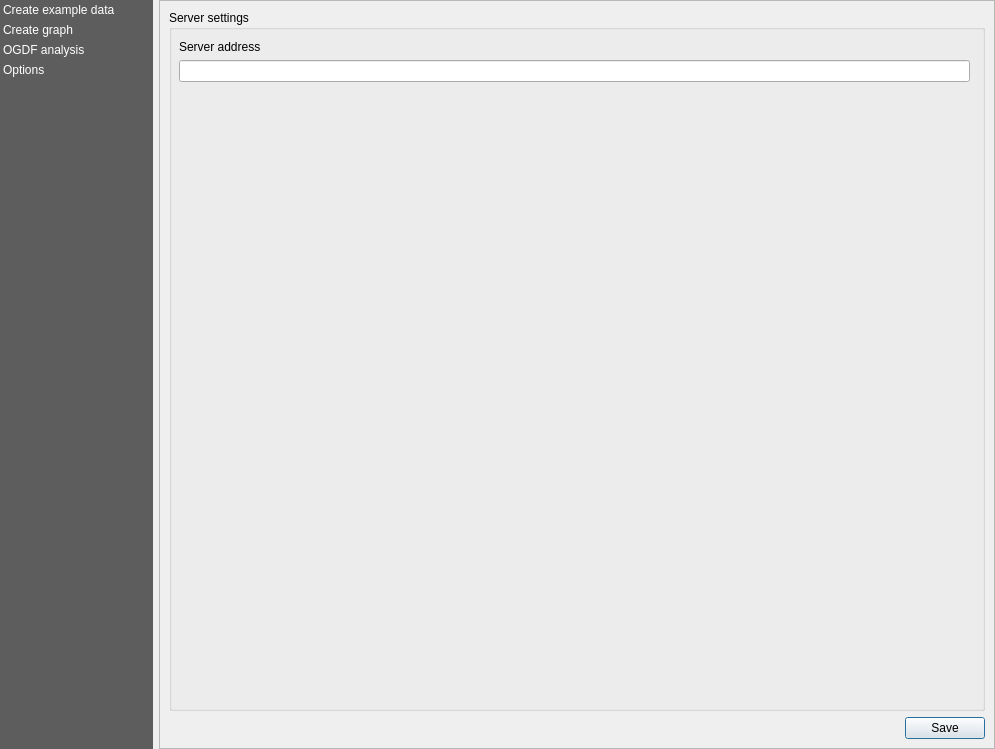
<?xml version="1.0" encoding="UTF-8"?>
<ui version="4.0">
 <class>ui_main_window</class>
 <widget class="QDialog" name="ui_main_window">
  <property name="windowModality">
   <enum>Qt::WindowModal</enum>
  </property>
  <property name="geometry">
   <rect>
    <x>0</x>
    <y>0</y>
    <width>995</width>
    <height>749</height>
   </rect>
  </property>
  <property name="windowTitle">
   <string notr="true">Proto Plugin</string>
  </property>
  <property name="accessibleName">
   <string/>
  </property>
  <layout class="QHBoxLayout" name="horizontalLayout_2">
   <property name="leftMargin">
    <number>0</number>
   </property>
   <property name="topMargin">
    <number>0</number>
   </property>
   <property name="rightMargin">
    <number>0</number>
   </property>
   <property name="bottomMargin">
    <number>0</number>
   </property>
   <item>
    <widget class="QListWidget" name="menu_widget">
     <property name="sizePolicy">
      <sizepolicy hsizetype="Minimum" vsizetype="Expanding">
       <horstretch>0</horstretch>
       <verstretch>0</verstretch>
      </sizepolicy>
     </property>
     <property name="minimumSize">
      <size>
       <width>100</width>
       <height>200</height>
      </size>
     </property>
     <property name="maximumSize">
      <size>
       <width>153</width>
       <height>16777215</height>
      </size>
     </property>
     <property name="styleSheet">
      <string notr="true">QListWidget{
	background-color: rgb(69, 69, 69, 220);
	outline: 0;
}
QListWidget::item {
	color: white;
	padding: 3px;
}
QListWidget::item::selected {
	color: black;
	background-color:palette(Window);
    padding-right: 0px;
}</string>
     </property>
     <property name="frameShape">
      <enum>QFrame::Box</enum>
     </property>
     <property name="lineWidth">
      <number>0</number>
     </property>
     <property name="iconSize">
      <size>
       <width>32</width>
       <height>32</height>
      </size>
     </property>
     <property name="uniformItemSizes">
      <bool>true</bool>
     </property>
     <property name="currentRow">
      <number>-1</number>
     </property>
     <item>
      <property name="text">
       <string>Create example data</string>
      </property>
     </item>
     <item>
      <property name="text">
       <string>Create graph</string>
      </property>
     </item>
     <item>
      <property name="text">
       <string>OGDF analysis</string>
      </property>
     </item>
     <item>
      <property name="text">
       <string>Options</string>
      </property>
     </item>
    </widget>
   </item>
   <item>
    <layout class="QVBoxLayout" name="content_widget">
     <item>
      <widget class="QScrollArea" name="main_scroll">
       <property name="widgetResizable">
        <bool>true</bool>
       </property>
       <widget class="QWidget" name="main_scroll_inside">
        <property name="geometry">
         <rect>
          <x>0</x>
          <y>0</y>
          <width>832</width>
          <height>745</height>
         </rect>
        </property>
        <property name="minimumSize">
         <size>
          <width>783</width>
          <height>0</height>
         </size>
        </property>
        <layout class="QVBoxLayout" name="verticalLayout_5">
         <property name="leftMargin">
          <number>0</number>
         </property>
         <property name="topMargin">
          <number>0</number>
         </property>
         <property name="rightMargin">
          <number>0</number>
         </property>
         <property name="bottomMargin">
          <number>0</number>
         </property>
         <item>
          <widget class="QStackedWidget" name="stacked_panels_widget">
           <property name="currentIndex">
            <number>3</number>
           </property>
           <widget class="QWidget" name="create_example_data">
            <property name="sizePolicy">
             <sizepolicy hsizetype="Preferred" vsizetype="Maximum">
              <horstretch>0</horstretch>
              <verstretch>0</verstretch>
             </sizepolicy>
            </property>
            <layout class="QVBoxLayout" name="verticalLayout_2">
             <item>
              <layout class="QFormLayout" name="formLayout">
               <item row="0" column="0">
                <widget class="QLabel" name="label">
                 <property name="text">
                  <string>Example data set</string>
                 </property>
                </widget>
               </item>
               <item row="0" column="1">
                <widget class="QComboBox" name="comboBox">
                 <item>
                  <property name="text">
                   <string>airports</string>
                  </property>
                 </item>
                 <item>
                  <property name="text">
                   <string>streets</string>
                  </property>
                 </item>
                </widget>
               </item>
               <item row="1" column="0">
                <widget class="QLabel" name="label_3">
                 <property name="text">
                  <string>Destination</string>
                 </property>
                </widget>
               </item>
               <item row="1" column="1">
                <widget class="QgsFileWidget" name="mQgsFileWidget">
                 <property name="useLink">
                  <bool>false</bool>
                 </property>
                 <property name="fullUrl">
                  <bool>false</bool>
                 </property>
                 <property name="dialogTitle">
                  <string/>
                 </property>
                 <property name="storageMode">
                  <enum>QgsFileWidget::SaveFile</enum>
                 </property>
                </widget>
               </item>
               <item row="2" column="0">
                <widget class="QLabel" name="label_2">
                 <property name="text">
                  <string/>
                 </property>
                </widget>
               </item>
              </layout>
             </item>
             <item>
              <layout class="QHBoxLayout" name="horizontalLayout">
               <item>
                <spacer name="horizontalSpacer_3">
                 <property name="orientation">
                  <enum>Qt::Horizontal</enum>
                 </property>
                 <property name="sizeHint" stdset="0">
                  <size>
                   <width>40</width>
                   <height>20</height>
                  </size>
                 </property>
                </spacer>
               </item>
               <item>
                <widget class="QPushButton" name="pushButton">
                 <property name="text">
                  <string>Create</string>
                 </property>
                 <property name="autoDefault">
                  <bool>true</bool>
                 </property>
                 <property name="default">
                  <bool>false</bool>
                 </property>
                 <property name="flat">
                  <bool>false</bool>
                 </property>
                </widget>
               </item>
              </layout>
             </item>
            </layout>
           </widget>
           <widget class="QWidget" name="create_graph">
            <layout class="QVBoxLayout" name="verticalLayout_7">
             <item>
              <layout class="QVBoxLayout" name="verticalLayout">
               <item>
                <widget class="QTabWidget" name="tabWidget">
                 <property name="currentIndex">
                  <number>0</number>
                 </property>
                 <widget class="QWidget" name="tab">
                  <attribute name="title">
                   <string>Parameters</string>
                  </attribute>
                  <widget class="QWidget" name="formLayoutWidget_2">
                   <property name="geometry">
                    <rect>
                     <x>9</x>
                     <y>9</y>
                     <width>791</width>
                     <height>161</height>
                    </rect>
                   </property>
                   <layout class="QFormLayout" name="formLayout_2">
                    <item row="0" column="1">
                     <widget class="QLabel" name="label_4">
                      <property name="text">
                       <string>Vector layer (only points or lines)</string>
                      </property>
                     </widget>
                    </item>
                    <item row="1" column="1">
                     <layout class="QHBoxLayout" name="horizontalLayout_5">
                      <item>
                       <widget class="QgsFeaturePickerWidget" name="mFeaturePickerWidget"/>
                      </item>
                      <item>
                       <widget class="QToolButton" name="toolButton">
                        <property name="text">
                         <string>...</string>
                        </property>
                       </widget>
                      </item>
                     </layout>
                    </item>
                    <item row="3" column="1">
                     <widget class="QLabel" name="label_6">
                      <property name="text">
                       <string>Destination</string>
                      </property>
                     </widget>
                    </item>
                    <item row="4" column="1">
                     <widget class="QgsFileWidget" name="mQgsFileWidget_2">
                      <property name="useLink">
                       <bool>false</bool>
                      </property>
                      <property name="fullUrl">
                       <bool>false</bool>
                      </property>
                      <property name="dialogTitle">
                       <string/>
                      </property>
                      <property name="storageMode">
                       <enum>QgsFileWidget::SaveFile</enum>
                      </property>
                     </widget>
                    </item>
                    <item row="2" column="1">
                     <widget class="QCheckBox" name="checkBox">
                      <property name="text">
                       <string>Random graph</string>
                      </property>
                     </widget>
                    </item>
                   </layout>
                  </widget>
                  <widget class="QgsCollapsibleGroupBox" name="mGroupBox">
                   <property name="geometry">
                    <rect>
                     <x>10</x>
                     <y>180</y>
                     <width>791</width>
                     <height>251</height>
                    </rect>
                   </property>
                   <property name="title">
                    <string>Advanced Parameters</string>
                   </property>
                   <property name="alignment">
                    <set>Qt::AlignLeading|Qt::AlignLeft|Qt::AlignVCenter</set>
                   </property>
                   <property name="flat">
                    <bool>false</bool>
                   </property>
                   <property name="checkable">
                    <bool>false</bool>
                   </property>
                   <property name="collapsed">
                    <bool>false</bool>
                   </property>
                   <property name="scrollOnExpand">
                    <bool>false</bool>
                   </property>
                   <property name="saveCollapsedState">
                    <bool>true</bool>
                   </property>
                   <property name="saveCheckedState">
                    <bool>false</bool>
                   </property>
                   <widget class="QWidget" name="formLayoutWidget_3">
                    <property name="geometry">
                     <rect>
                      <x>10</x>
                      <y>30</y>
                      <width>771</width>
                      <height>211</height>
                     </rect>
                    </property>
                    <layout class="QFormLayout" name="formLayout_3">
                     <item row="2" column="0">
                      <widget class="QLabel" name="label_7">
                       <property name="text">
                        <string>Cost field [optional]</string>
                       </property>
                      </widget>
                     </item>
                     <item row="3" column="0" colspan="2">
                      <widget class="QgsFieldComboBox" name="mFieldComboBox"/>
                     </item>
                     <item row="4" column="0">
                      <widget class="QLabel" name="label_5">
                       <property name="text">
                        <string>Rasterdata [optional]</string>
                       </property>
                      </widget>
                     </item>
                     <item row="5" column="0" colspan="2">
                      <layout class="QHBoxLayout" name="horizontalLayout_6">
                       <item>
                        <widget class="QgsFeaturePickerWidget" name="mFeaturePickerWidget_2"/>
                       </item>
                       <item>
                        <widget class="QToolButton" name="toolButton_2">
                         <property name="text">
                          <string>...</string>
                         </property>
                        </widget>
                       </item>
                      </layout>
                     </item>
                     <item row="6" column="0">
                      <widget class="QLabel" name="label_10">
                       <property name="text">
                        <string>Rasterdata type [optional]</string>
                       </property>
                      </widget>
                     </item>
                     <item row="7" column="0" colspan="2">
                      <widget class="QComboBox" name="comboBox_4">
                       <item>
                        <property name="text">
                         <string>elevation</string>
                        </property>
                       </item>
                       <item>
                        <property name="text">
                         <string>prohibited area</string>
                        </property>
                       </item>
                       <item>
                        <property name="text">
                         <string>cost</string>
                        </property>
                       </item>
                      </widget>
                     </item>
                     <item row="0" column="0">
                      <widget class="QLabel" name="label_12">
                       <property name="text">
                        <string>Distance</string>
                       </property>
                      </widget>
                     </item>
                     <item row="1" column="0" colspan="2">
                      <widget class="QComboBox" name="comboBox_6">
                       <item>
                        <property name="text">
                         <string>euclidian</string>
                        </property>
                       </item>
                       <item>
                        <property name="text">
                         <string>shortest path</string>
                        </property>
                       </item>
                      </widget>
                     </item>
                    </layout>
                   </widget>
                  </widget>
                 </widget>
                 <widget class="QWidget" name="tab_2">
                  <attribute name="title">
                   <string>Log</string>
                  </attribute>
                  <widget class="QWidget" name="verticalLayoutWidget_2">
                   <property name="geometry">
                    <rect>
                     <x>10</x>
                     <y>10</y>
                     <width>791</width>
                     <height>641</height>
                    </rect>
                   </property>
                   <layout class="QVBoxLayout" name="verticalLayout_3">
                    <item>
                     <widget class="QTextBrowser" name="textBrowser"/>
                    </item>
                   </layout>
                  </widget>
                 </widget>
                </widget>
               </item>
              </layout>
             </item>
             <item>
              <layout class="QHBoxLayout" name="horizontalLayout_3">
               <item>
                <spacer name="horizontalSpacer">
                 <property name="orientation">
                  <enum>Qt::Horizontal</enum>
                 </property>
                 <property name="sizeHint" stdset="0">
                  <size>
                   <width>40</width>
                   <height>20</height>
                  </size>
                 </property>
                </spacer>
               </item>
               <item>
                <widget class="QPushButton" name="pushButton_4">
                 <property name="text">
                  <string>Show</string>
                 </property>
                 <property name="checkable">
                  <bool>false</bool>
                 </property>
                 <property name="checked">
                  <bool>false</bool>
                 </property>
                 <property name="autoRepeat">
                  <bool>false</bool>
                 </property>
                 <property name="autoExclusive">
                  <bool>false</bool>
                 </property>
                 <property name="autoDefault">
                  <bool>true</bool>
                 </property>
                 <property name="default">
                  <bool>false</bool>
                 </property>
                 <property name="flat">
                  <bool>false</bool>
                 </property>
                </widget>
               </item>
               <item>
                <widget class="QPushButton" name="pushButton_3">
                 <property name="text">
                  <string>Create</string>
                 </property>
                 <property name="checkable">
                  <bool>false</bool>
                 </property>
                 <property name="default">
                  <bool>false</bool>
                 </property>
                </widget>
               </item>
              </layout>
             </item>
            </layout>
           </widget>
           <widget class="QWidget" name="ogdf_analysis">
            <layout class="QVBoxLayout" name="verticalLayout_9">
             <item>
              <layout class="QVBoxLayout" name="verticalLayout_8">
               <item>
                <widget class="QTabWidget" name="tabWidget_2">
                 <property name="currentIndex">
                  <number>0</number>
                 </property>
                 <widget class="QWidget" name="tab_5">
                  <attribute name="title">
                   <string>Parameters</string>
                  </attribute>
                  <widget class="QWidget" name="formLayoutWidget_7">
                   <property name="geometry">
                    <rect>
                     <x>9</x>
                     <y>9</y>
                     <width>791</width>
                     <height>161</height>
                    </rect>
                   </property>
                   <layout class="QFormLayout" name="formLayout_7">
                    <item row="0" column="1">
                     <widget class="QLabel" name="label_13">
                      <property name="text">
                       <string>Graph or vector layer (only points or lines)</string>
                      </property>
                     </widget>
                    </item>
                    <item row="1" column="1">
                     <layout class="QHBoxLayout" name="horizontalLayout_9">
                      <item>
                       <widget class="QgsFeaturePickerWidget" name="mFeaturePickerWidget_5"/>
                      </item>
                      <item>
                       <widget class="QToolButton" name="toolButton_5">
                        <property name="text">
                         <string>...</string>
                        </property>
                       </widget>
                      </item>
                     </layout>
                    </item>
                    <item row="2" column="1">
                     <widget class="QLabel" name="label_17">
                      <property name="text">
                       <string>Analysis</string>
                      </property>
                     </widget>
                    </item>
                    <item row="3" column="1">
                     <widget class="QComboBox" name="comboBox_2">
                      <item>
                       <property name="text">
                        <string>Spanner</string>
                       </property>
                      </item>
                     </widget>
                    </item>
                    <item row="4" column="1">
                     <widget class="QLabel" name="label_14">
                      <property name="text">
                       <string>Destination</string>
                      </property>
                     </widget>
                    </item>
                    <item row="5" column="1">
                     <widget class="QgsFileWidget" name="mQgsFileWidget_4">
                      <property name="useLink">
                       <bool>false</bool>
                      </property>
                      <property name="fullUrl">
                       <bool>false</bool>
                      </property>
                      <property name="dialogTitle">
                       <string/>
                      </property>
                      <property name="storageMode">
                       <enum>QgsFileWidget::SaveFile</enum>
                      </property>
                     </widget>
                    </item>
                   </layout>
                  </widget>
                  <widget class="QgsCollapsibleGroupBox" name="mGroupBox_3">
                   <property name="geometry">
                    <rect>
                     <x>10</x>
                     <y>180</y>
                     <width>791</width>
                     <height>421</height>
                    </rect>
                   </property>
                   <property name="title">
                    <string>Advanced Parameters</string>
                   </property>
                   <property name="alignment">
                    <set>Qt::AlignLeading|Qt::AlignLeft|Qt::AlignVCenter</set>
                   </property>
                   <property name="flat">
                    <bool>false</bool>
                   </property>
                   <property name="checkable">
                    <bool>false</bool>
                   </property>
                   <property name="collapsed">
                    <bool>false</bool>
                   </property>
                   <property name="scrollOnExpand">
                    <bool>false</bool>
                   </property>
                   <property name="saveCollapsedState">
                    <bool>true</bool>
                   </property>
                   <property name="saveCheckedState">
                    <bool>false</bool>
                   </property>
                   <widget class="QWidget" name="formLayoutWidget_8">
                    <property name="geometry">
                     <rect>
                      <x>10</x>
                      <y>30</y>
                      <width>771</width>
                      <height>211</height>
                     </rect>
                    </property>
                    <layout class="QFormLayout" name="formLayout_8">
                     <item row="2" column="0">
                      <widget class="QLabel" name="label_15">
                       <property name="text">
                        <string>Cost field [optional]</string>
                       </property>
                      </widget>
                     </item>
                     <item row="3" column="0" colspan="2">
                      <widget class="QgsFieldComboBox" name="mFieldComboBox_3"/>
                     </item>
                     <item row="4" column="0">
                      <widget class="QLabel" name="label_16">
                       <property name="text">
                        <string>Rasterdata [optional]</string>
                       </property>
                      </widget>
                     </item>
                     <item row="5" column="0" colspan="2">
                      <layout class="QHBoxLayout" name="horizontalLayout_10">
                       <item>
                        <widget class="QgsFeaturePickerWidget" name="mFeaturePickerWidget_6"/>
                       </item>
                       <item>
                        <widget class="QToolButton" name="toolButton_6">
                         <property name="text">
                          <string>...</string>
                         </property>
                        </widget>
                       </item>
                      </layout>
                     </item>
                     <item row="6" column="0">
                      <widget class="QLabel" name="label_9">
                       <property name="text">
                        <string>Rasterdata type [optional]</string>
                       </property>
                      </widget>
                     </item>
                     <item row="7" column="0" colspan="2">
                      <widget class="QComboBox" name="comboBox_3">
                       <item>
                        <property name="text">
                         <string>elevation</string>
                        </property>
                       </item>
                       <item>
                        <property name="text">
                         <string>prohibited area</string>
                        </property>
                       </item>
                       <item>
                        <property name="text">
                         <string>cost</string>
                        </property>
                       </item>
                      </widget>
                     </item>
                     <item row="0" column="0">
                      <widget class="QLabel" name="label_11">
                       <property name="text">
                        <string>Distance</string>
                       </property>
                      </widget>
                     </item>
                     <item row="1" column="0" colspan="2">
                      <widget class="QComboBox" name="comboBox_5">
                       <item>
                        <property name="text">
                         <string>euclidian</string>
                        </property>
                       </item>
                       <item>
                        <property name="text">
                         <string>shortest path</string>
                        </property>
                       </item>
                      </widget>
                     </item>
                    </layout>
                   </widget>
                  </widget>
                 </widget>
                 <widget class="QWidget" name="tab_6">
                  <attribute name="title">
                   <string>Log</string>
                  </attribute>
                  <widget class="QWidget" name="verticalLayoutWidget_6">
                   <property name="geometry">
                    <rect>
                     <x>10</x>
                     <y>10</y>
                     <width>791</width>
                     <height>641</height>
                    </rect>
                   </property>
                   <layout class="QVBoxLayout" name="verticalLayout_11">
                    <item>
                     <widget class="QTextBrowser" name="textBrowser_3"/>
                    </item>
                   </layout>
                  </widget>
                 </widget>
                </widget>
               </item>
               <item>
                <layout class="QHBoxLayout" name="horizontalLayout_11">
                 <item>
                  <spacer name="horizontalSpacer_2">
                   <property name="orientation">
                    <enum>Qt::Horizontal</enum>
                   </property>
                   <property name="sizeHint" stdset="0">
                    <size>
                     <width>40</width>
                     <height>20</height>
                    </size>
                   </property>
                  </spacer>
                 </item>
                 <item>
                  <widget class="QPushButton" name="pushButton_5">
                   <property name="text">
                    <string>Show</string>
                   </property>
                  </widget>
                 </item>
                 <item>
                  <widget class="QPushButton" name="pushButton_2">
                   <property name="text">
                    <string>Run</string>
                   </property>
                  </widget>
                 </item>
                </layout>
               </item>
              </layout>
             </item>
            </layout>
           </widget>
           <widget class="QWidget" name="options">
            <layout class="QVBoxLayout" name="verticalLayout_10">
             <item>
              <layout class="QVBoxLayout" name="verticalLayout_4">
               <item>
                <widget class="QGroupBox" name="groupBox">
                 <property name="title">
                  <string>Server settings</string>
                 </property>
                 <widget class="QWidget" name="formLayoutWidget_5">
                  <property name="geometry">
                   <rect>
                    <x>10</x>
                    <y>30</y>
                    <width>791</width>
                    <height>251</height>
                   </rect>
                  </property>
                  <layout class="QFormLayout" name="formLayout_5">
                   <item row="0" column="0">
                    <widget class="QLabel" name="label_8">
                     <property name="text">
                      <string>Server address</string>
                     </property>
                    </widget>
                   </item>
                   <item row="1" column="0" colspan="2">
                    <widget class="QLineEdit" name="lineEdit"/>
                   </item>
                  </layout>
                 </widget>
                </widget>
               </item>
              </layout>
             </item>
             <item>
              <widget class="QDialogButtonBox" name="buttonBox">
               <property name="standardButtons">
                <set>QDialogButtonBox::Save</set>
               </property>
              </widget>
             </item>
            </layout>
           </widget>
          </widget>
         </item>
        </layout>
       </widget>
      </widget>
     </item>
    </layout>
   </item>
  </layout>
 </widget>
 <customwidgets>
  <customwidget>
   <class>QgsCollapsibleGroupBox</class>
   <extends>QGroupBox</extends>
   <header>qgscollapsiblegroupbox.h</header>
   <container>1</container>
  </customwidget>
  <customwidget>
   <class>QgsFeaturePickerWidget</class>
   <extends>QWidget</extends>
   <header>qgsfeaturepickerwidget.h</header>
  </customwidget>
  <customwidget>
   <class>QgsFieldComboBox</class>
   <extends>QComboBox</extends>
   <header>qgsfieldcombobox.h</header>
  </customwidget>
  <customwidget>
   <class>QgsFileWidget</class>
   <extends>QWidget</extends>
   <header>qgsfilewidget.h</header>
   <container>1</container>
  </customwidget>
 </customwidgets>
 <tabstops>
  <tabstop>main_scroll</tabstop>
  <tabstop>menu_widget</tabstop>
 </tabstops>
 <resources/>
 <connections/>
</ui>
